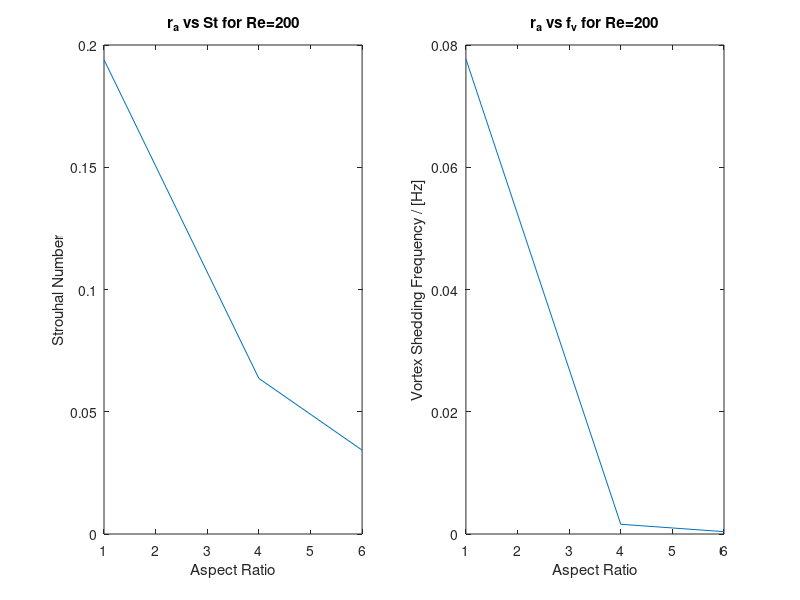

The MATLAB source for this figure:
clc
clear all
close all

Re=200;%Reynold Number
v=8.012048192771084e-07;%Kinematic Viscosity
St=[0.194 0.0636363 0.0343]';%Strohal Number for Re=200
r=[1 4 6]';%Aspect Ratios for Elliptical Cylinders (r=1;Circular)
D=2e-2.*r;%Characteristic Length of Cylinders: Minor Axis Length
f_v=St.*Re.*v./(D).^2%Vortex Shedding Frequency in Hertz for Re=200

subplot(121)
plot(r,St)
xlabel('Aspect Ratio')
ylabel('Strouhal Number')
title('r_a vs St for Re=200')
subplot(122)
plot(r, f_v)
xlabel('Aspect Ratio')
ylabel('Vortex Shedding Frequency / [Hz]')
title('r_a vs f_v for Re=200')
